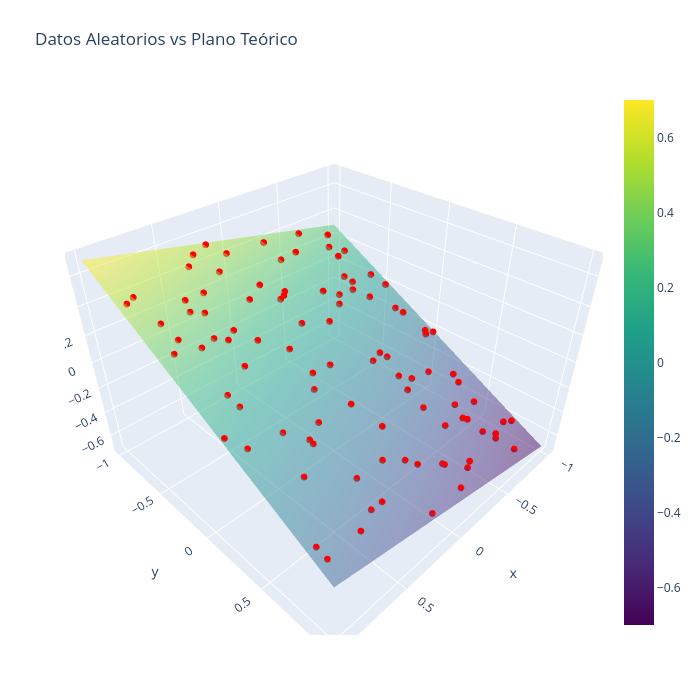

Source (notebook cell):
### Markdown cell above
Visualización

### Code cell
# 1. Generar datos sintéticos
N = 100
np.random.seed(42)
x_1 = 2 * np.random.random(N) - 1
x_2 = 2 * np.random.random(N) - 1

# Nuestra relación real: y = 0.2*x1 - 0.5*x2
y_label = 0.2 * x_1 - 0.5 * x_2 

# Crear DataFrame para organizar
df = pd.DataFrame({"x1": x_1, "x2": x_2, "y": y_label})
df["ones"] = 1 # Columna de bias

# Preparar Matrices para la clase
X_mat = df[["ones", "x1", "x2"]].values.T
Y_mat = df.y.values.reshape(1, N)

# 2. Visualización previa con Plotly
x_range = np.linspace(-1, 1, 20)
y_range = np.linspace(-1, 1, 20)
X1_mesh, X2_mesh = np.meshgrid(x_range, y_range)
Y_mesh = 0.2 * X1_mesh - 0.5 * X2_mesh # El plano ideal

fig = go.Figure(data=[
    go.Surface(x=X1_mesh, y=X2_mesh, z=Y_mesh, opacity=0.5, colorscale='Viridis', name='Plano Real'),
    go.Scatter3d(x=x_1, y=x_2, z=y_label, mode='markers', 
                 marker=dict(size=4, color='red'), name='Datos')
])

fig.update_layout(title='Datos Aleatorios vs Plano Teórico', autosize=False,
                  width=700, height=700, margin=dict(l=65, r=50, b=65, t=90))
fig.show()
